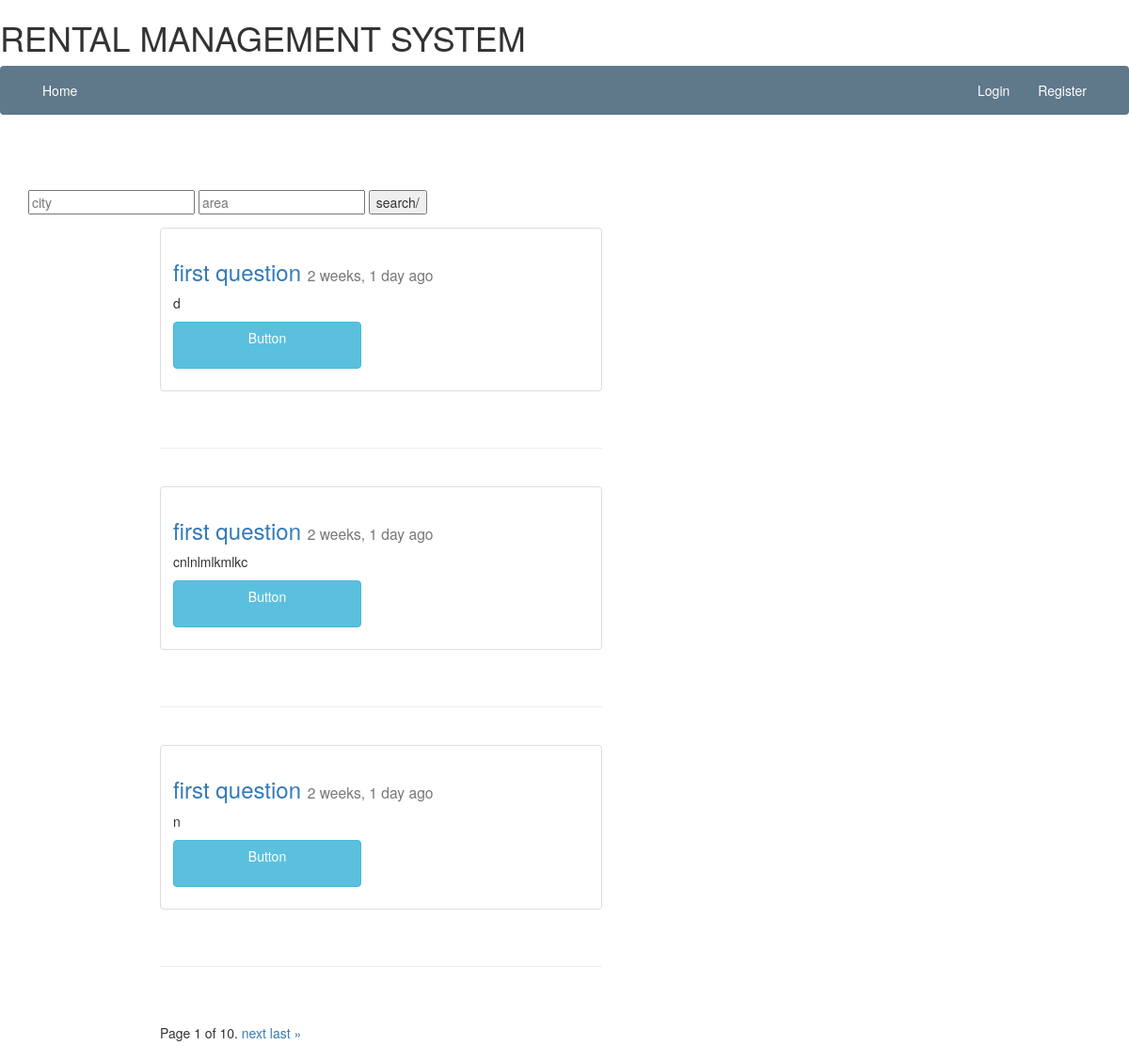
The app's page /question_list/ with its own data.
### forum/models.py (models this page shows)
class question(models.Model):
    title = models.CharField(max_length=120)
    height_field=models.IntegerField(default=0)
    width_field=models.IntegerField(default=0)
    description = models.TextField(blank=False,null=True)
    user=models.CharField(max_length=120,null=True)
    updated=models.DateTimeField(auto_now=True,auto_now_add=False)
    timestamp = models.DateTimeField(auto_now=False,auto_now_add=True)
    tags = TaggableManager(blank=True)
    image1 = models.ImageField(upload_to=upload_location,
                              verbose_name='Image(optional)', blank=True
                              )
    def get_absolute_url(self):
        return reverse("question-detail" ,kwargs={"my_id":self.id})
        return f"/question_list/{self.id}/"
    class Meta:
        ordering=["-updated","-timestamp"]

### forum/views.py (the view)
# urls.py: path('question_list/',question_list_view,name='question_list'),
def question_list_view(request):
    queryset_list=question.objects.all()
    query=request.GET.get("city")
    query1=request.GET.get("area")
    if query!=None:
        query=" ".join(query.split())
    if query1!=None:
        query1=" ".join(query1.split())
    if query:
        print('here')
        queryset_list=queryset_list.filter(title__icontains=query)|queryset_list.filter(title__icontains=query1)
    if query1:
        print(queryset_list)
    paginator = Paginator(queryset_list, 3)  # Show 25 contacts per page
    page_request_var = 'page'
    page = request.GET.get(page_request_var)
    queryset = paginator.get_page(page)
    context={
        'object_list':queryset,
        "page_request_var":page_request_var,
    }
    return render(request,'question_list.html',context)

### templates/question_list.html (shortened to what this page needs)
{% extends 'base.html' %}
{% block content %}
<form method="get" action="">
    <input type="text" name="city" placeholder="city" value="{{request.GET.city}}"/>
        <input type="text" name="area" placeholder="area" value="{{request.GET.area}}"/>
    <input type="submit" value="search/">
</form>
<div class="col-sm-8 col-sm-offset-2">
{% for instance in object_list %}
<div class="row" >
    <div class="col-sm-12">
    <div class="thumbnail">
      <div  class="caption"  >
        <h3><a href="{{instance.get_absolute_url}}"> {{instance.title|truncatechars:20}}  </a><small>{{instance.timestamp|timesince}} ago</small></h3>
        <p>{{instance.description|linebreaks|truncatechars:50}}</p>
        <p> <a href="{{instance.get_absolute_url}}" class="btn btn-info" role="button">Button</a></p>
      </div>
    </div>
        <br/><hr/><br/>
    </div>
</div>
{% endfor %}
<div class="pagination">
    <span class="step-links">
        <span class="current">
            Page {{ object_list.number }} of {{ object_list.paginator.num_pages }}.
        </span>
        {% if object_list.has_next %}
            <a href="?{{page_request_var}}={{ object_list.next_page_number }}">next</a>
            <a href="?{{page_request_var}}={{ object_list.paginator.num_pages }}">last &raquo;</a>
        {% endif %}
    </span>
</div>
</div>
{% endblock %}

### templates/base.html (style rules this page uses)
a:link { text-decoration: none; }
body { background: #dcdcdc; color: #333333; margin-top: 5rem; }
.btn { min-width:200px; min-height:50px; background-color:#ffffff; }
h1, h2, h3, h4, h5, h6 { color: #444444; }

### records on screen
question: title "first question", timestamp "2 weeks, 1 day", description "d"
question: title "first question", timestamp "2 weeks, 1 day", description "cnlnlmlkmlkc"
question: title "first question", timestamp "2 weeks, 1 day", description "n"

### other values on screen
{{ object_list.number }} "1"
{{ object_list.paginator.num_pages }} "10"
